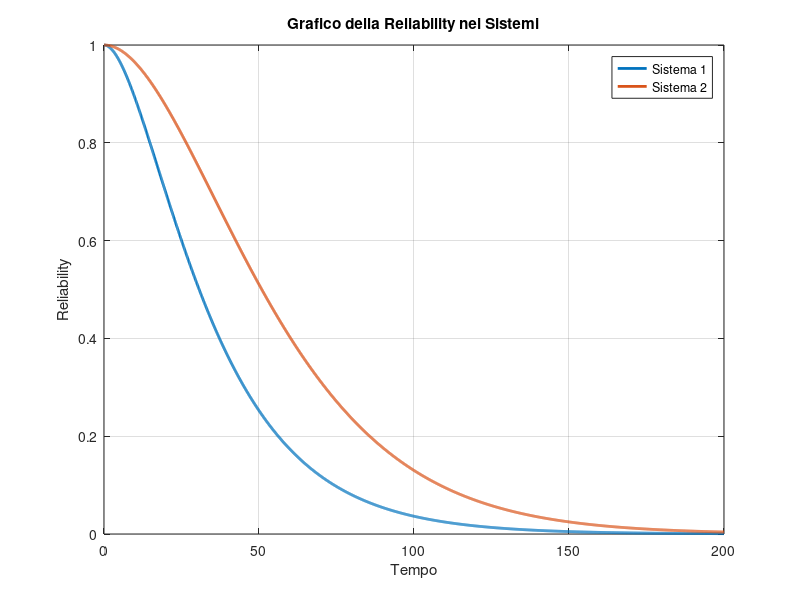

MATLAB code for this plot:
clear all;
close all;
clc;


% Definizione dei parametri
lambda2=0.01;
lambda1=lambda2;
% tasso di fallimento
t_max = 200;    % tempo massimo

% Creazione di un vettore di tempi
t = 0:0.1:t_max;

% Calcolo della reliability per il sistema 1
R1 = exp(-lambda1 * t);
reliability_parallel_1 = 1 - (1 - R1.^4).^2;

% Calcolo della reliability per il sistema 2
R2 = exp(-lambda2 * t);
reliability_parallel_2 = (1 - (1 - R2).^2).^4;

% Plot del grafico
figure;
plot(t, reliability_parallel_1, 'LineWidth', 2, 'DisplayName', 'Sistema 1');
hold on;
plot(t, reliability_parallel_2, 'LineWidth', 2, 'DisplayName', 'Sistema 2');
title('Grafico della Reliability nei Sistemi');
xlabel('Tempo');
ylabel('Reliability');
legend('show');
grid on;
